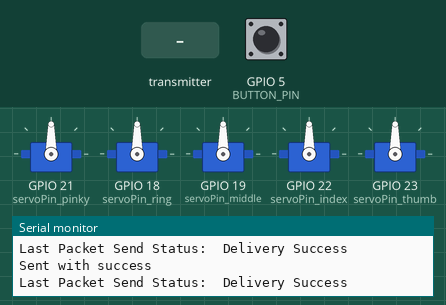
This sketch was run on a simulated ESP32. Parts: 5 × servo, the last lines printed to the serial monitor. Inputs (shaded band) come from the test bench; at power-on: GPIO 5 (BUTTON_PIN) HIGH.

Above: at 1.2 s.
1.3 s: the transmitter starts sending val_pinky = 0
At 1.6 s:
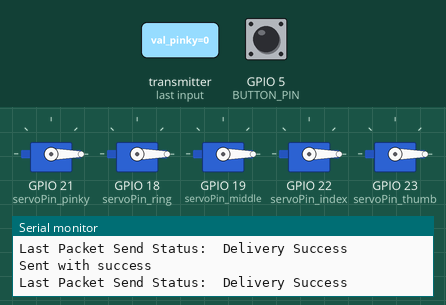
2.8 s: the transmitter starts sending val_ring = 1024
At 3.3 s:
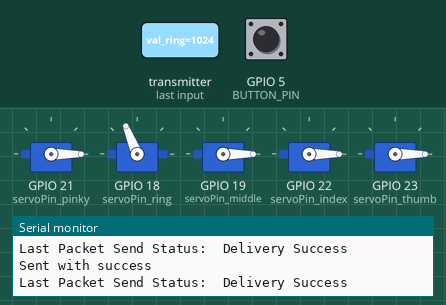
4.3 s: the transmitter starts sending val_middle = 1024
At 4.7 s:
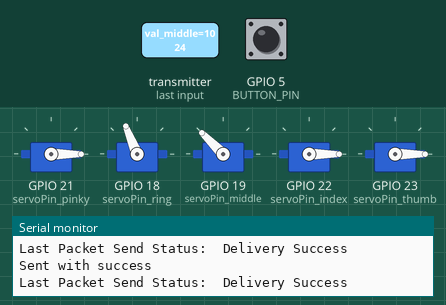
5.8 s: the transmitter starts sending val_index = 1024
At 7.0 s:
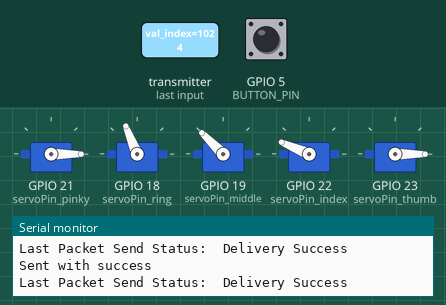
7.3 s: the transmitter starts sending val_pinky = 1024
At 7.7 s:
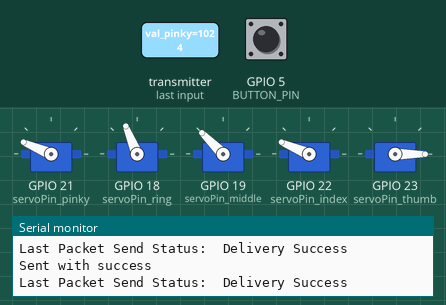
8.8 s: the transmitter starts sending val_ring = 0
At 9.4 s:
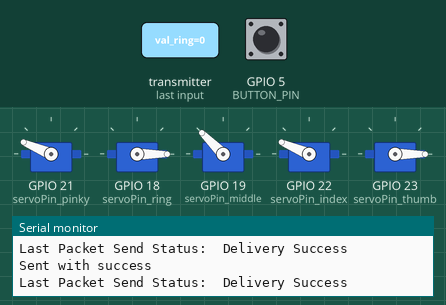
Timing chart, 0 to 11.3 s (numbered marks = the images above; inputs shaded):
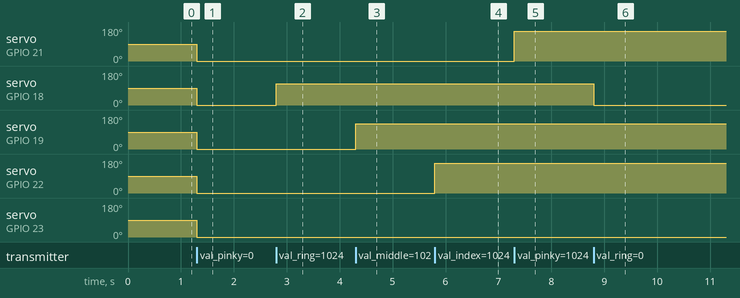

Measured:
- after the input at 1.3 s, servo on GPIO 21 (servoPin_pinky), servo on GPIO 18 (servoPin_ring), servo on GPIO 19 (servoPin_middle), servo on GPIO 22 (servoPin_index), servo on GPIO 23 (servoPin_thumb): 90° → 0° at once
- after the input at 2.8 s, servo on GPIO 18 (servoPin_ring): 0° → 112° at once
- after the input at 4.3 s, servo on GPIO 19 (servoPin_middle): 0° → 135° at once
- after the input at 5.8 s, servo on GPIO 22 (servoPin_index): 0° → 157° at once
- after the input at 7.3 s, servo on GPIO 21 (servoPin_pinky): 0° → 157° at once
- after the input at 8.8 s, servo on GPIO 18 (servoPin_ring): 112° → 0° at once

The sketch:

Hand_code.ino
```cpp
// (licence header left out)
#include <esp_now.h>
#include <WiFi.h>
#include <ESP32Servo.h>
#include <ezButton.h>

// Pin to be used for the button
#define BUTTON_PIN 5

// Create servo object to control the servos
Servo myservo_pinky;
Servo myservo_ring;
Servo myservo_middle;
Servo myservo_index;
Servo myservo_thumb;

// Create object for the button
ezButton button1(BUTTON_PIN);

int ADC_Max = 4096;

// Pin locations for the servos
int servoPin_pinky = 21;
int servoPin_ring = 18;
int servoPin_middle = 19;
int servoPin_index = 22;
int servoPin_thumb = 23;

// MAC Address of our glove receiver (each ESP32 has there own MAC Address if you use this please
// use the MAC Addresses for your spefic board)
uint8_t broadcastAddress[] = {0xC8,0xC9,0xA3,0xC5,0xCA,0x64};

// Variable to store if sending data was successful
String success;

// Data structure for the send and recieve data.
// Structure must be the same for the reciever and sender.
typedef struct struct_message {
    int val_pinky;
    int val_ring;
    int val_middle;
    int val_index;
    int val_thumb;
    bool button1;
} struct_message;

// Create a struct_message called buttonReadings to hold sensor readings
struct_message buttonReadings;

// Create a struct_message to hold incoming sensor readings
struct_message incomingReadings;

// Peer to peer communication
esp_now_peer_info_t peerInfo;

// Variables to store the values received from the glove
int val_pinky;
int val_ring;
int val_middle;
int val_index;
int val_thumb;

// This variable is used to store the state of the button for the haptic tutorial
bool buttonState = 0;

// Callback when data is sent
void OnDataSent(const uint8_t *mac_addr, esp_now_send_status_t status) {

  Serial.print("\r\nLast Packet Send Status:\t");
  Serial.println(status == ESP_NOW_SEND_SUCCESS ? "Delivery Success" : "Delivery Fail");
  if (status ==0){
    success = "Delivery Success :)";
  }
  else{
    success = "Delivery Fail :(";
  }
}

// Callback when data is received
void OnDataRecv(const uint8_t * mac, const uint8_t *incomingData, int len) {

  // allows us to see the size of the data we are receiving from the glove.
  memcpy(&incomingReadings, incomingData, sizeof(incomingReadings));
  Serial.print("Bytes received: ");
  Serial.println(len);

  // If the button is pushed, the motors will no longer receive position updates from the glove
  // The values from the glove are muiltipled to better simulate a 1 to 1 ratio of movement
  if (!buttonState)
  {
    val_pinky = map(incomingReadings.val_pinky*3.5, 0, ADC_Max, 0, 180);     // scale it to use it with the servo (value between 0 and 180)
    myservo_pinky.write(val_pinky);                  // set the servo position according to the scaled value
//    Serial.print("Pinky Servo Value: ");
//    Serial.println(val_pinky);

    val_ring = map(incomingReadings.val_ring*2.5 , 0, ADC_Max, 0, 180);     // scale it to use it with the servo (value between 0 and 180)
    myservo_ring.write(val_ring);                  // set the servo position according to the scaled value
//    Serial.print("Ring Servo Value: ");
//    Serial.println(val_ring);

    val_middle = map(incomingReadings.val_middle*3, 0, ADC_Max, 0, 180);     // scale it to use it with the servo (value between 0 and 180)
    myservo_middle.write(val_middle);                  // set the servo position according to the scaled value
//    Serial.print("Middle Servo Value: ");
//    Serial.println(val_middle);

    val_index = map(incomingReadings.val_index*3.5, 0, ADC_Max, 0, 180);     // scale it to use it with the servo (value between 0 and 180)
    myservo_index.write(val_index);                  // set the servo position according to the scaled value
//    Serial.print("Index Servo Value: ");
//    Serial.println(val_index);

    val_thumb = map(incomingReadings.val_thumb*3.5, 0, ADC_Max, 0, 180);     // scale it to use it with the servo (value between 0 and 180)
    myservo_thumb.write(val_thumb);                  // set the servo position according to the scaled value
//    Serial.print("Thumb Servo Value: ");
//    Serial.println(val_thumb);
  }

  // Sending servo position info to the glove for the haptic feed back
  buttonReadings.val_pinky = val_pinky;
  buttonReadings.val_ring = val_ring;
  buttonReadings.val_middle = val_middle;
  buttonReadings.val_index = val_index;
  buttonReadings.val_thumb = val_thumb;
}

// Setup function for the servos, button, and WIFI
void setup() {

  // Timers for the servos
  ESP32PWM::allocateTimer(0);
  ESP32PWM::allocateTimer(1);
  ESP32PWM::allocateTimer(2);
  ESP32PWM::allocateTimer(3);

  // Standard 50hz servo
  myservo_pinky.setPeriodHertz(50);
  myservo_ring.setPeriodHertz(50);
  myservo_middle.setPeriodHertz(50);
  myservo_index.setPeriodHertz(50);
  myservo_thumb.setPeriodHertz(50);

  // Attaching the servos to the pins on the ESP32
  myservo_pinky.attach(servoPin_pinky, 500, 2400);
  myservo_ring.attach(servoPin_ring, 500, 2400);
  myservo_middle.attach(servoPin_middle, 500, 2400);
  myservo_index.attach(servoPin_index, 500, 2400);
  myservo_thumb.attach(servoPin_thumb, 500, 2400);

  // Init Serial Monitor
  Serial.begin(115200);

  // Sets up the button for debounce to make sure that we are getting a clean signal from the button
  button1.setDebounceTime(50);

  // Set device as a Wi-Fi Station
  WiFi.mode(WIFI_STA);

  // Init ESP-NOW
  if (esp_now_init() != ESP_OK) {
    Serial.println("Error initializing ESP-NOW");
    return;
  }

  // Once ESPNow is successfully Init, we will register for Send CB to
  // get the status of Trasnmitted packet
  esp_now_register_send_cb(OnDataSent);

  // Register peer
  memcpy(peerInfo.peer_addr, broadcastAddress, 6);
  peerInfo.channel = 0;
  peerInfo.encrypt = false;

  // Add peer
  if (esp_now_add_peer(&peerInfo) != ESP_OK){
    Serial.println("Failed to add peer");
    return;
  }
  // Register for a callback function that will be called when data is received
  esp_now_register_recv_cb(OnDataRecv);
}

// This loop is the main function where we look at the status of the button and then send data to the
// glove. We give it a 50ms delay to allow the servos to get into position.
void loop() {

  // Tell the button object where to start
  button1.loop();

  // If the button is pushed then the haptic feedback will be sent.
  // If the button is pushed again, then the haptic feedback will be canaled
  if (button1.isPressed() && buttonState == LOW)
    buttonState = HIGH;
  else if (button1.isPressed() && buttonState == HIGH)
    buttonState = LOW;

  buttonReadings.button1 = buttonState;

  //Send message via ESP-NOW
  esp_err_t result = esp_now_send(broadcastAddress, (uint8_t *) &buttonReadings, sizeof(buttonReadings));

  if (result == ESP_OK) {
    Serial.println("Sent with success");
  }
  else {
    Serial.println("Error sending the data");
  }
  delay(50);
}
```
